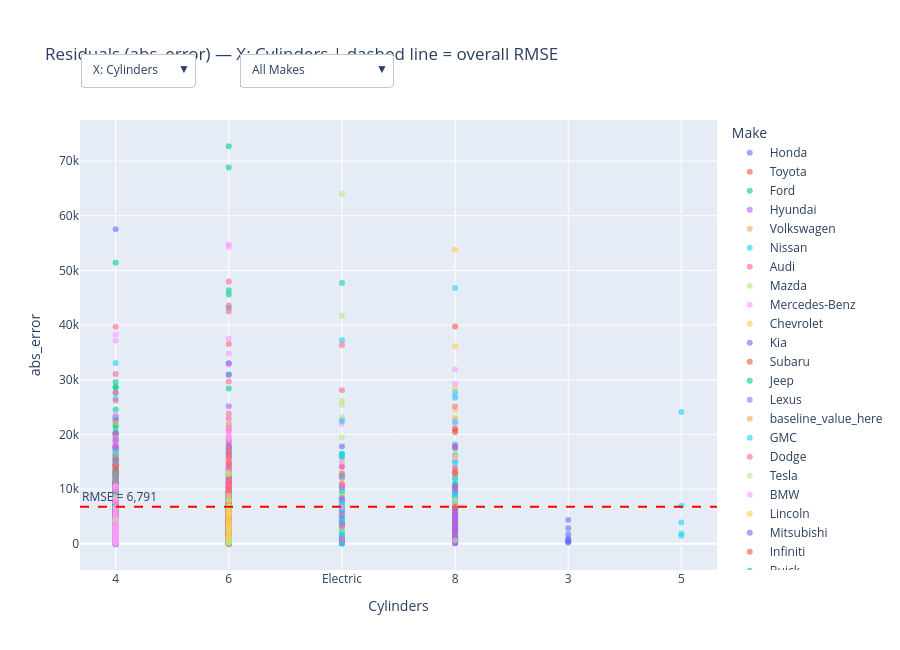

Notebook code for this chart:
### Code cell
import sys
if 'residual_dashboard' in sys.modules:
    del sys.modules['residual_dashboard']
from residual_dashboard import build_residual_dashboard

fig = build_residual_dashboard(
    df,
    x_options=["Cylinders", "Model", "mileage", "Body_Type", "Year"],
    error_col="abs_error"
)
fig.show()

### Figure 1 — Plotly figure (JSON) as saved in the notebook; plotly's stock layout.template omitted (floating-point values rounded to 4 significant figures; data arrays with more than 128 entries replaced by an {"elided": "..."} marker saying what was removed)
{"data": [{"marker": {"opacity": 0.6, "size": 6}, "mode": "markers", "name": "Honda", "type": "scatter", "x": {"elided": "360 str values"}, "y": {"elided": "360 float values"}}, {"marker": {"opacity": 0.6, "size": 6}, "mode": "markers", "name": "Toyota", "type": "scatter", "x": {"elided": "339 str values"}, "y": {"elided": "339 float values"}}, {"marker": {"opacity": 0.6, "size": 6}, "mode": "markers", "name": "Ford", "type": "scatter", "x": {"elided": "297 str values"}, "y": {"elided": "297 float values"}}, {"marker": {"opacity": 0.6, "size": 6}, "mode": "markers", "name": "Hyundai", "type": "scatter", "x": {"elided": "257 str values"}, "y": {"elided": "257 float values"}}, {"marker": {"opacity": 0.6, "size": 6}, "mode": "markers", "name": "Volkswagen", "type": "scatter", "x": {"elided": "250 str values"}, "y": {"elided": "250 float values"}}, {"marker": {"opacity": 0.6, "size": 6}, "mode": "markers", "name": "Nissan", "type": "scatter", "x": {"elided": "232 str values"}, "y": {"elided": "232 float values"}}, {"marker": {"opacity": 0.6, "size": 6}, "mode": "markers", "name": "Audi", "type": "scatter", "x": {"elided": "215 str values"}, "y": {"elided": "215 float values"}}, {"marker": {"opacity": 0.6, "size": 6}, "mode": "markers", "name": "Mazda", "type": "scatter", "x": {"elided": "210 str values"}, "y": {"elided": "210 float values"}}, {"marker": {"opacity": 0.6, "size": 6}, "mode": "markers", "name": "Mercedes-Benz", "type": "scatter", "x": {"elided": "197 str values"}, "y": {"elided": "197 float values"}}, {"marker": {"opacity": 0.6, "size": 6}, "mode": "markers", "name": "Chevrolet", "type": "scatter", "x": {"elided": "184 str values"}, "y": {"elided": "184 float values"}}, {"marker": {"opacity": 0.6, "size": 6}, "mode": "markers", "name": "Kia", "type": "scatter", "x": {"elided": "181 str values"}, "y": {"elided": "181 float values"}}, {"marker": {"opacity": 0.6, "size": 6}, "mode": "markers", "name": "Subaru", "type": "scatter", "x": {"elided": "168 str values"}, "y": {"elided": "168 float values"}}, {"marker": {"opacity": 0.6, "size": 6}, "mode": "markers", "name": "Jeep", "type": "scatter", "x": {"elided": "160 str values"}, "y": {"elided": "160 float values"}}, {"marker": {"opacity": 0.6, "size": 6}, "mode": "markers", "name": "Lexus", "type": "scatter", "x": {"elided": "148 str values"}, "y": {"elided": "148 float values"}}, {"marker": {"opacity": 0.6, "size": 6}, "mode": "markers", "name": "baseline_value_here", "type": "scatter", "x": {"elided": "145 str values"}, "y": {"elided": "145 float values"}}, {"marker": {"opacity": 0.6, "size": 6}, "mode": "markers", "name": "GMC", "type": "scatter", "x": {"elided": "130 str values"}, "y": {"elided": "130 float values"}}, {"marker": {"opacity": 0.6, "size": 6}, "mode": "markers", "name": "Dodge", "type": "scatter", "x": {"elided": "129 str values"}, "y": {"elided": "129 float values"}}, {"marker": {"opacity": 0.6, "size": 6}, "mode": "markers", "name": "Tesla", "type": "scatter", "x": ["Electric", "Electric", "Electric", "Electric", "Electric", "Electric", "Electric", "Electric", "Electric", "Electric", "Electric", "Electric", "Electric", "Electric", "Electric", "Electric", "Electric", "Electric", "Electric", "Electric", "Electric", "Electric", "Electric", "Electric", "Electric", "Electric", "Electric", "Electric", "Electric", "Electric", "Electric", "Electric", "Electric", "Electric", "Electric", "Electric", "Electric", "Electric", "Electric", "Electric", "Electric", "Electric", "Electric", "Electric", "Electric", "Electric", "Electric", "Electric", "Electric", "Electric", "Electric", "Electric", "Electric", "Electric", "Electric", "Electric", "Electric", "Electric", "Electric", "Electric", "Electric", "Electric", "Electric", "Electric", "Electric", "Electric", "Electric", "Electric", "Electric", "Electric", "Electric", "Electric", "Electric", "Electric", "Electric", "Electric", "Electric", "Electric", "Electric", "Electric", "Electric", "Electric", "Electric", "Electric", "Electric", "Electric", "Electric", "Electric", "Electric", "Electric", "Electric", "Electric", "Electric", "Electric", "Electric", "Electric", "Electric", "Electric", "Electric", "Electric", "Electric", "Electric", "Electric", "Electric", "Electric", "Electric", "Electric", "Electric", "Electric", "Electric", "Electric", "Electric", "Electric", "Electric", "Electric", "Electric", "Electric", "Electric", "Electric", "Electric", "Electric"], "y": [9741.0, 6853.0, 6988.0, 7121.0, 7754.0, 4659.0, 6585.0, 5969.0, 3959.0, 420.8, 10070.0, 5234.0, 3891.0, 7319.0, 6358.0, 7207.0, 1466.0, 8342.0, 8557.0, 1571.0, 1489.0, 6676.0, 2091.0, 7502.0, 7192.0, 2338.0, 9854.0, 7540.0, 2044.0, 5406.0, 1126.0, 3088.0, 1798.0, 1999.0, 4549.0, 4338.0, 3588.0, 3141.0, 7460.0, 7050.0, 10500.0, 2471.0, 19430.0, 3325.0, 8406.0, 1991.0, 5885.0, 5657.0, 2404.0, 8438.0, 6349.0, 3790.0, 3880.0, 8067.0, 5659.0, 15350.0, 2177.0, 25410.0, 41720.0, 23210.0, 5594.0, 526.7, 6202.0, 3179.0, 9369.0, 4157.0, 8829.0, 5598.0, 63990.0, 4341.0, 15260.0, 2517.0, 1582.0, 12510.0, 1088.0, 6707.0, 12380.0, 9140.0, 5220.0, 5152.0, 3570.0, 26200.0, 2222.0, 2003.0, 5775.0, 6448.0, 7424.0, 8884.0, 6365.0, 2645.0, 2460.0, 16530.0, 1489.0, 8854.0, 2957.0, 13120.0, 4355.0, 5392.0, 1011.0, 3237.0, 6627.0, 5347.0, 12270.0, 3039.0, 7438.0, 4749.0, 6013.0, 2152.0, 4975.0, 7201.0, 3680.0, 6669.0, 47770.0, 6633.0, 6330.0, 6921.0, 8113.0, 5564.0, 9964.0, 2685.0, 6626.0]}, {"marker": {"opacity": 0.6, "size": 6}, "mode": "markers", "name": "BMW", "type": "scatter", "x": ["4", "6", "4", "4", "4", "6", "4", "6", "4", "6", "4", "4", "4", "4", "6", "6", "6", "6", "4", "6", "Electric", "4", "4", "4", "6", "4", "6", "6", "6", "Electric", "4", "Electric", "6", "8", "4", "4", "4", "6", "Electric", "4", "4", "6", "4", "4", "8", "6", "6", "6", "4", "6", "4", "6", "4", "6", "6", "4", "4", "6", "4", "4", "4", "6", "6", "4", "4", "6", "6", "6", "6", "4", "4", "4", "4", "6", "6", "6", "4", "4", "4", "6", "4", "6", "6", "6", "6", "6", "6", "6", "6", "4", "4", "4", "4", "6", "6", "4", "6", "6", "4", "4", "4", "4", "6", "6", "8", "4", "4", "4", "4", "4", "4", "6", "6", "4", "4", "4", "6", "4", "4"], "y": [939.9, 1471.0, 1468.0, 9810.0, 1913.0, 19410.0, 959.2, 1650.0, 2500.0, 3812.0, 582.4, 7745.0, 23550.0, 5421.0, 7430.0, 6423.0, 3546.0, 5840.0, 2023.0, 7091.0, 14820.0, 2402.0, 5891.0, 2975.0, 6492.0, 2438.0, 7234.0, 4471.0, 1857, 6737.0, 1336.0, 1343.0, 4228.0, 29270.0, 1849.0, 398.8, 1697.0, 2570.0, 10240.0, 1103.0, 4069.0, 920.8, 7268.0, 1188.0, 7809.0, 205.1, 4704.0, 329.8, 144.1, 1020.0, 11810.0, 5024.0, 1534.0, 5695.0, 3288.0, 983.2, 1117.0, 13330.0, 2578.0, 5187.0, 4822.0, 1439.0, 2561.0, 1229.0, 442.3, 1994.0, 2854.0, 567.3, 447.3, 4806.0, 5186.0, 1836.0, 2432.0, 19960.0, 2934.0, 6785.0, 2791.0, 3793.0, 33.18, 2791.0, 1285.0, 3055.0, 2356.0, 9481.0, 7279.0, 1909.0, 1909.0, 1335.0, 19300.0, 234.7, 1566.0, 8629.0, 2957.0, 54790.0, 1049.0, 8268.0, 1399.0, 2752.0, 1530.0, 19470.0, 1036.0, 18490.0, 2612.0, 32720.0, 15760.0, 6780.0, 1492.0, 10420.0, 5155.0, 1515.0, 4716.0, 3304.0, 1909.0, 618.2, 4777.0, 830.6, 21000.0, 3735.0, 3935.0]}, {"marker": {"opacity": 0.6, "size": 6}, "mode": "markers", "name": "Lincoln", "type": "scatter", "x": ["6", "4", "4", "4", "4", "4", "4", "6", "4", "4", "6", "6", "6", "6", "4", "6", "4", "4", "4", "4", "4", "4", "4", "4", "6", "4", "4", "4", "6", "6", "4", "6", "4", "4", "6", "4", "6", "4", "4", "4", "4", "4", "4", "4", "4", "6", "4", "4", "6", "4", "4", "6", "6", "4", "4", "4", "6", "4", "6", "4", "4", "6", "4", "4", "6", "4", "6", "6", "6", "4", "6", "4", "4", "4", "4", "6", "4", "6", "6", "4", "6", "6", "6", "4", "6", "4", "4", "4", "4", "4", "4", "6", "6", "4", "4", "6", "4", "8", "6", "6", "4", "4", "4", "4", "4", "4", "4", "4", "4", "6", "6", "6", "6", "6", "4", "4"], "y": [1272.0, 9352.0, 6083.0, 5439.0, 3802.0, 2470.0, 2503.0, 1794.0, 1047.0, 5524.0, 1897.0, 2178.0, 3966.0, 75.52, 2612.0, 9183.0, 3802.0, 1551.0, 599.2, 5050.0, 3725.0, 1765.0, 2691.0, 3186.0, 3070.0, 1519.0, 6925.0, 2531.0, 1784.0, 4263.0, 2388.0, 1198.0, 3502.0, 1238.0, 1597.0, 897.8, 5292.0, 3983.0, 486.5, 2107.0, 914.9, 828.8, 5292.0, 293.6, 4030.0, 1475.0, 745.7, 6675.0, 1716.0, 564.7, 3447.0, 165.9, 4311.0, 2099.0, 7455.0, 467.3, 15360.0, 306.2, 2707.0, 10270.0, 1562.0, 3099.0, 2727.0, 1309.0, 4612.0, 327.6, 2174.0, 332.6, 402.1, 3011.0, 9613.0, 3596.0, 3502.0, 3676.0, 1244.0, 5659.0, 16510.0, 2318.0, 9613.0, 769.4, 1919.0, 9748.0, 3274.0, 4830.0, 6179.0, 2972.0, 6351.0, 826.4, 273.2, 374.6, 2962.0, 3323.0, 12860.0, 2090.0, 796.1, 2094.0, 1656.0, 15930.0, 988.3, 5371.0, 355.6, 4182.0, 1055.0, 2578.0, 1559.0, 2084.0, 492.6, 1678.0, 4466.0, 2629.0, 5445.0, 300.1, 4055.0, 1013.0, 2657.0, 1341.0]}, {"marker": {"opacity": 0.6, "size": 6}, "mode": "markers", "name": "Mitsubishi", "type": "scatter", "x": ["4", "3", "4", "4", "4", "4", "Electric", "4", "4", "4", "3", "4", "3", "4", "4", "3", "4", "Electric", "3", "4", "4", "4", "4", "4", "4", "4", "4", "4", "4", "4", "4", "4", "4", "4", "4", "4", "4", "4", "4", "3", "4", "4", "4", "4", "4", "4", "4", "4", "4", "4", "4", "4", "4", "4", "4", "4", "4", "4", "4", "4", "4", "4", "4", "4", "4", "4", "4", "Electric", "4", "4", "4", "4", "4", "4", "4", "4", "3", "4", "4", "Electric", "4", "4", "4", "4", "4", "4", "4", "4", "Electric", "4", "4", "4", "4", "4", "4", "4", "4", "4", "4", "4", "4", "4", "3", "4", "4", "4", "4", "4", "4", "4", "4"], "y": [1170.0, 1746.0, 8924.0, 2604.0, 247.8, 797.5, 3607.0, 1332.0, 1401.0, 815.6, 4355.0, 866.5, 429.7, 6864.0, 4373.0, 2850.0, 1560.0, 806.9, 232.8, 469.8, 2374.0, 537.9, 4991.0, 2883.0, 3591.0, 4606.0, 875.8, 538.6, 18.13, 270.3, 6187.0, 3249.0, 57550.0, 1470.0, 1268.0, 1969.0, 423.6, 1173.0, 2120.0, 972.1, 1276.0, 2552.0, 1203.0, 1571.0, 942.0, 2285.0, 7954.0, 3467.0, 2388.0, 543.6, 2508.0, 1335.0, 3422.0, 875, 4273.0, 2384.0, 1219.0, 1787.0, 1394.0, 397.2, 964.0, 2905.0, 764.2, 879.8, 4051.0, 4464.0, 1313.0, 231.6, 3685.0, 1956.0, 2293.0, 1131.0, 1769.0, 914.0, 1562.0, 3863.0, 433.7, 199.8, 1580.0, 4712.0, 19.36, 2261.0, 1027.0, 1466.0, 3598.0, 1818.0, 2587.0, 419.9, 112.3, 1862.0, 371.5, 2438.0, 1393.0, 965.0, 1054.0, 6461.0, 2173.0, 2332.0, 978.2, 639.2, 1260.0, 3940.0, 666.4, 1362.0, 255.6, 3088.0, 7151.0, 3506.0, 271.4, 2047.0, 687.0]}, {"marker": {"opacity": 0.6, "size": 6}, "mode": "markers", "name": "Infiniti", "type": "scatter", "x": ["6", "6", "8", "6", "4", "6", "6", "6", "4", "6", "6", "4", "6", "4", "6", "6", "6", "4", "6", "4", "4", "4", "4", "6", "4", "6", "8", "4", "6", "8", "6", "6", "6", "8", "4", "6", "4", "6", "6", "4", "6", "4", "8", "6", "6", "6", "6", "6", "6", "6", "4", "6", "8", "6", "6", "4", "6", "4", "4", "8", "4", "6", "6", "6", "4", "4", "4", "6", "4", "8", "6", "6", "8", "4", "8", "8", "8", "4", "8", "6", "8", "6", "6", "4", "8", "8", "4", "6", "6", "4", "8", "6", "6", "6", "4", "4", "8", "6", "6", "8", "6", "6", "6", "6", "6", "4", "4", "4", "6"], "y": [2678.0, 1479.0, 6464.0, 2610.0, 1818.0, 5888.0, 768.1, 11040.0, 2215.0, 984.7, 1336.0, 701.3, 2965.0, 548.2, 4293.0, 3602.0, 1881.0, 13030.0, 6004.0, 1851.0, 609.0, 1451.0, 375.6, 3106.0, 843.5, 1901.0, 4457.0, 360.1, 516.4, 5761.0, 2458.0, 427.2, 2031.0, 2344.0, 3370.0, 10280.0, 2657.0, 2098.0, 1517.0, 8332.0, 984.0, 2157.0, 434.3, 1422.0, 4128.0, 3626.0, 5266.0, 1727.0, 891.0, 986.7, 6539.0, 5139.0, 559.2, 32.44, 9568.0, 2227.0, 2017.0, 12790.0, 314.9, 12910.0, 1751.0, 3698.0, 3177.0, 7143.0, 922.6, 2993.0, 574.8, 5095.0, 13600.0, 2716.0, 5950.0, 1240.0, 10490.0, 2054.0, 21040.0, 3524.0, 6760.0, 564.5, 3532.0, 3455.0, 17670.0, 3426.0, 2499.0, 1116.0, 39750.0, 5392.0, 798.9, 438.5, 2185.0, 14170.0, 1112.0, 2031.0, 155.6, 433.5, 745.7, 1820.0, 20390.0, 339.1, 2044.0, 662.2, 2187.0, 1604.0, 1969.0, 161.1, 2471.0, 2660.0, 3773.0, 9177.0, 508.7]}, {"marker": {"opacity": 0.6, "size": 6}, "mode": "markers", "name": "Buick", "type": "scatter", "x": ["4", "4", "4", "4", "4", "4", "4", "4", "4", "4", "6", "4", "4", "4", "4", "4", "4", "4", "4", "4", "6", "4", "4", "4", "4", "4", "6", "4", "6", "4", "6", "6", "4", "4", "4", "4", "6", "4", "4", "4", "4", "4", "4", "4", "4", "4", "4", "6", "4", "4", "4", "4", "4", "4", "4", "4", "4", "6", "4", "4", "4", "6", "4", "4", "6", "4", "4", "4", "4", "4", "4", "6", "6", "4", "4", "4", "4", "4", "4", "4", "4", "4", "4", "6", "4", "4", "4", "4", "4", "4", "4", "4", "4", "6", "6", "6", "4", "4", "4", "4", "4", "4", "4", "4", "4", "4", "4", "4", "4"], "y": [359.6, 2079.0, 3725.0, 2097.0, 12050.0, 2915.0, 4931.0, 1535.0, 2304.0, 9336.0, 2417.0, 1376.0, 7.17, 2217.0, 1373.0, 6642.0, 3077.0, 3878.0, 1272.0, 1779.0, 2089.0, 879.5, 3060.0, 1838.0, 4805.0, 7012.0, 2373.0, 1729.0, 806.8, 174.5, 215.6, 380.3, 3137.0, 3788.0, 1493.0, 2629.0, 267.4, 2138.0, 3226.0, 516.3, 10160.0, 1292.0, 2067.0, 177.8, 1240.0, 6591.0, 1679.0, 1878.0, 7990.0, 4320.0, 1106.0, 2953.0, 1089.0, 4931.0, 8113.0, 3775.0, 2702.0, 1726.0, 5228.0, 5530.0, 311.5, 2734, 2579.0, 432.0, 9090.0, 1555.0, 4529.0, 236.7, 4397.0, 10840.0, 1703.0, 2261.0, 250.0, 8868.0, 5398.0, 3504.0, 15230.0, 2842.0, 2264.0, 1964.0, 12600.0, 1015.0, 3788.0, 5034.0, 174.8, 2599.0, 5873.0, 11410.0, 5047.0, 3894.0, 1653.0, 3029.0, 8489.0, 689.5, 153.0, 1879.0, 2339.0, 117.6, 1730.0, 469.9, 1521.0, 8432.0, 11340.0, 1806.0, 451.2, 2161.0, 1142.0, 1265.0, 6259.0]}, {"marker": {"opacity": 0.6, "size": 6}, "mode": "markers", "name": "Cadillac", "type": "scatter", "x": ["4", "4", "6", "4", "8", "4", "8", "4", "6", "8", "6", "Electric", "Electric", "Electric", "6", "4", "8", "4", "4", "4", "6", "8", "6", "4", "Electric", "4", "Electric", "Electric", "8", "6", "8", "4", "6", "4", "8", "6", "4", "4", "6", "8", "6", "4", "8", "8", "4", "4", "8", "4", "4", "Electric", "4", "6", "8", "6", "6", "6", "4", "4", "8", "8", "8", "Electric", "4", "8", "6", "6", "6", "8", "4", "6", "8", "4", "4", "8", "4", "4", "6", "4", "8", "Electric", "4", "6", "8", "Electric", "4", "4", "4", "4", "Electric", "4", "8", "4", "4", "Electric", "4", "6", "8", "4", "Electric", "8", "6", "6", "Electric", "8", "4", "6"], "y": [5293.0, 2595.0, 2239.0, 1561.0, 4473.0, 3084.0, 5239.0, 1515.0, 1168.0, 4882.0, 2752.0, 5403.0, 16030.0, 8355.0, 1385.0, 18970.0, 3192.0, 666.8, 1225.0, 4930.0, 1228.0, 211.4, 1376.0, 1940.0, 503.8, 301.9, 8032.0, 3639.0, 4748.0, 1660.0, 5067.0, 3461.0, 8312.0, 884.1, 4482.0, 5763.0, 17900.0, 2600.0, 7.219, 3073.0, 203.7, 2541.0, 4606.0, 3166.0, 5138.0, 545.8, 9641.0, 5372.0, 888.8, 3871.0, 2236.0, 2489.0, 1951.0, 5273.0, 4279.0, 2393.0, 923.7, 2733.0, 1104.0, 1347.0, 236.0, 7951.0, 2971.0, 10310.0, 110.5, 3553.0, 10340.0, 6107.0, 5156.0, 1703.0, 17820.0, 1342.0, 8585.0, 4480.0, 6870.0, 3135.0, 3898.0, 339.4, 2645.0, 1455.0, 88.44, 33000.0, 620.4, 6250.0, 812.1, 924.1, 4517.0, 4333.0, 6018.0, 5308.0, 5095.0, 1338.0, 1326.0, 10300.0, 1407.0, 905.0, 4221.0, 1342.0, 6787.0, 222.6, 2772.0, 2118.0, 12290.0, 88.17, 2240.0, 154.7]}, {"marker": {"opacity": 0.6, "size": 6}, "mode": "markers", "name": "Chrysler", "type": "scatter", "x": ["6", "6", "6", "6", "6", "6", "6", "6", "6", "6", "6", "6", "6", "6", "6", "6", "6", "6", "6", "6", "6", "6", "6", "6", "6", "6", "6", "6", "6", "6", "6", "6", "6", "6", "6", "6", "6", "6", "6", "6", "6", "6", "6", "6", "6", "6", "6", "6", "6", "6", "6", "6", "6", "6", "6", "6", "6", "6", "6", "6", "6", "6", "6", "6", "6", "6", "6", "6", "6", "6", "6", "6", "6", "6", "6", "6", "6", "6", "6", "6", "6", "6", "6", "6", "6", "6", "6", "6", "6", "6", "6", "6", "6", "6", "6"], "y": [2880.0, 1415.0, 2076.0, 1255.0, 4715.0, 5069.0, 1502.0, 1647.0, 2308.0, 3970.0, 5667.0, 563.1, 4838.0, 3618.0, 1978.0, 976.4, 4148.0, 7686.0, 87.42, 1155.0, 1997.0, 902.7, 2122.0, 4873.0, 5696.0, 1074.0, 1234.0, 196.5, 4606.0, 2186.0, 2614.0, 184.1, 615.4, 1106.0, 1196.0, 1469.0, 1216.0, 949.4, 5019.0, 317.3, 1861.0, 287.8, 47.62, 582.9, 2006.0, 1979.0, 135.6, 6018.0, 186.2, 1649.0, 2351.0, 2162.0, 5358.0, 1833.0, 7339.0, 135.6, 5409.0, 5997.0, 536.8, 2798.0, 184.1, 610.5, 1451.0, 686.2, 10500.0, 660.1, 846.2, 150.6, 1216.0, 1136.0, 283.6, 504.1, 135.6, 1574.0, 1764.0, 263.0, 528.2, 636.3, 976.4, 158.1, 5668.0, 6966.0, 682.5, 4452.0, 456.2, 1136.0, 7210.0, 6420.0, 1137.0, 1320.0, 7660.0, 976.4, 724.3, 1194.0, 4394.0]}, {"marker": {"opacity": 0.6, "size": 6}, "mode": "markers", "name": "Volvo", "type": "scatter", "x": ["4", "4", "4", "4", "Electric", "4", "4", "4", "4", "4", "4", "4", "6", "4", "4", "4", "4", "4", "4", "4", "6", "Electric", "4", "Electric", "4", "Electric", "Electric", "4", "4", "4", "4", "Electric", "Electric", "4", "4", "Electric", "4", "Electric", "Electric", "Electric", "5", "4", "4", "Electric", "4", "4", "4", "5", "Electric", "4", "4", "4", "6", "4", "4", "4", "5", "4", "4", "4", "4", "4", "4", "4", "4", "4", "4", "Electric", "4", "4", "Electric", "Electric", "Electric", "4", "Electric", "4", "4", "4", "5", "4", "6", "4", "4", "4", "4", "4", "4", "5", "4", "4", "4", "Electric"], "y": [6865.0, 5930.0, 3203.0, 1662.0, 16440.0, 11570.0, 16370.0, 593.6, 3318.0, 4601.0, 4133.0, 84.87, 1433.0, 217.2, 4408.0, 8498.0, 883.4, 569.9, 1038.0, 157.9, 2319.0, 6135.0, 9819.0, 9607.0, 6192.0, 340.2, 6651.0, 964.6, 8338.0, 8960.0, 1584.0, 2078.0, 7618.0, 4329.0, 1839.0, 22480.0, 5005, 126.9, 3185.0, 1425.0, 1462.0, 1625.0, 6048.0, 7009.0, 3469.0, 9957.0, 990.9, 24100.0, 16350.0, 2576.0, 4550.0, 1733.0, 206.1, 884.2, 4961.0, 6156.0, 3897.0, 5257.0, 516.3, 168.6, 2794.0, 1404.0, 2726.0, 9200.0, 4472.0, 544.3, 218.8, 16380.0, 1561.0, 9957.0, 15950.0, 12440.0, 490.7, 1102.0, 4200.0, 10170.0, 2332.0, 12910.0, 1871.0, 732.3, 459.7, 1043.0, 2173.0, 9360.0, 445.3, 901.5, 4679.0, 6955.0, 26530.0, 2059.0, 1613.0, 47710.0]}, {"marker": {"opacity": 0.6, "size": 6}, "mode": "markers", "name": "Porsche", "type": "scatter", "x": ["6", "6", "4", "6", "4", "4", "4", "4", "Electric", "4", "6", "6", "4", "4", "6", "6", "4", "4", "Electric", "Electric", "4", "6", "6", "4", "6", "4", "6", "4", "6", "Electric", "4", "6", "4", "6", "6", "4", "4", "6", "6", "4", "Electric", "4", "4", "6", "4", "4", "6", "4", "4", "4", "4", "6", "6", "4", "6", "6", "6", "6", "6", "4", "4", "4", "6", "4", "6", "Electric", "6", "4", "4", "6", "4", "4", "4", "4", "6", "6", "4", "4", "6", "4", "4", "4", "Electric", "6", "6", "4", "6", "4", "6", "6"], "y": [11670.0, 15690.0, 1976.0, 4075.0, 226.9, 2058.0, 1793.0, 4595.0, 12740.0, 2631.0, 2202.0, 3472.0, 9561.0, 9762.0, 9198.0, 6179.0, 20150.0, 5193.0, 3206.0, 14070.0, 11340.0, 597.7, 10250.0, 1528.0, 4380.0, 6096.0, 9547.0, 3268.0, 17370.0, 10720.0, 3335, 9319.0, 4408.0, 16600.0, 2044.0, 8482.0, 3201.0, 5189.0, 8201.0, 31070.0, 639.3, 5459.0, 14530.0, 9392.0, 7915.0, 1632.0, 5147.0, 941.4, 26200.0, 2878.0, 10480.0, 47980.0, 11090.0, 4836.0, 14720.0, 2662.0, 7250.0, 14140.0, 572.6, 2117.0, 7789.0, 5851.0, 9131.0, 39720.0, 7491.0, 36370.0, 2272.0, 1570.0, 2900.0, 10810.0, 12370.0, 27690.0, 1316.0, 15690.0, 15960.0, 3921.0, 2524.0, 6690.0, 4337.0, 5459.0, 5829.0, 5160.0, 28080.0, 3499.0, 2884.0, 2318.0, 11550.0, 5283.0, 8303.0, 10170.0]}, {"marker": {"opacity": 0.6, "size": 6}, "mode": "markers", "name": "Genesis", "type": "scatter", "x": ["4", "4", "6", "8", "6", "6", "4", "4", "4", "4", "6", "4", "4", "4", "4", "4", "4", "4", "4", "4", "6", "6", "4", "6", "6", "4", "4", "6", "6", "6", "4", "6", "6", "6", "4", "4", "6", "6", "4", "4", "6", "6", "4", "4", "4", "8", "4", "6", "4", "6", "4", "6", "4", "6", "4", "6", "4", "4", "4", "6", "4", "6", "6", "4", "4", "6", "4", "4", "4", "6", "6"], "y": [1592.0, 408.7, 3259.0, 587.0, 7995.0, 3790.0, 1107.0, 3964.0, 3250.0, 4883.0, 298.8, 3606.0, 4565.0, 3086.0, 4205.0, 774.8, 2739.0, 4554.0, 4327.0, 4016.0, 2554.0, 6671.0, 1882.0, 791.2, 6882.0, 2952.0, 4187.0, 240.9, 6409.0, 6862.0, 2175.0, 2954.0, 858.6, 6616.0, 1021.0, 4242.0, 8819.0, 3188.0, 1920.0, 468.6, 251.0, 7983.0, 3322.0, 3715.0, 8340.0, 8105.0, 452.7, 12710.0, 1287.0, 4115.0, 482.7, 6671.0, 2998.0, 2962.0, 2958.0, 2101.0, 2608.0, 1739.0, 2311.0, 5349.0, 8491.0, 5278.0, 708.9, 33.23, 2168.0, 6035.0, 4371.0, 6483.0, 1154.0, 1285.0, 846.3]}, {"marker": {"opacity": 0.6, "size": 6}, "mode": "markers", "name": "MINI", "type": "scatter", "x": ["4", "4", "4", "4", "4", "4", "4", "4", "4", "4", "4", "4", "4", "4", "4", "4", "4", "4", "4", "4", "4", "4", "4", "4", "4", "4", "4", "4", "4", "4", "4", "4", "4", "4", "4", "4", "4", "4", "4", "4", "4", "4", "Electric", "4", "4", "4", "4", "4", "4", "4", "4", "4", "4", "4", "4", "4"], "y": [3239.0, 6035.0, 2351.0, 43.96, 10620.0, 1238.0, 134.2, 1711.0, 1247.0, 5294.0, 2165.0, 1711.0, 1418.0, 3416.0, 415.1, 2665.0, 441.3, 4796.0, 2732.0, 2004.0, 1620.0, 1301.0, 1144.0, 1532.0, 3111.0, 8237.0, 2265.0, 1378.0, 7658.0, 9949.0, 43.41, 3416.0, 461.3, 2608.0, 2621.0, 264.6, 10530.0, 3197.0, 1173.0, 1051.0, 3258.0, 3718.0, 6659.0, 945.2, 398.0, 1616.0, 738.3, 6654.0, 568.1, 1156.0, 539.1, 3853.0, 5562.0, 441.9, 3148.0, 1492.0]}, {"marker": {"opacity": 0.6, "size": 6}, "mode": "markers", "name": "RAM", "type": "scatter", "x": ["6", "6", "6", "6", "6", "6", "6", "6", "6", "6", "6"], "y": [3618.0, 3722.0, 5179.0, 5526.0, 3249.0, 4570.0, 2475.0, 5918.0, 2110.0, 1119.0, 1389.0]}], "layout": {"annotations": [{"showarrow": false, "text": "RMSE = 6,791", "x": 0, "xanchor": "left", "xref": "x domain", "y": 6791.0, "yanchor": "bottom", "yref": "y"}], "height": 650, "legend": {"title": {"text": "Make"}}, "margin": {"t": 120}, "shapes": [{"line": {"color": "red", "dash": "dash"}, "type": "line", "x0": 0, "x1": 1, "xref": "x domain", "y0": 6791.0, "y1": 6791.0, "yref": "y"}], "title": {"text": "Residuals (abs_error) — X: Cylinders | dashed line = overall RMSE"}, "updatemenus": [{"active": 0, "buttons": [{"args": [{"x": {"elided": "30 rows, 4808 str values in total"}}], "label": "X: Cylinders", "method": "restyle"}, {"args": [{"x": {"elided": "30 rows, 4808 str values in total"}}], "label": "X: Model", "method": "restyle"}, {"args": [{"x": {"elided": "30 rows, 4808 int values in total"}}], "label": "X: mileage", "method": "restyle"}, {"args": [{"x": {"elided": "30 rows, 4808 str values in total"}}], "label": "X: Body_Type", "method": "restyle"}, {"args": [{"x": {"elided": "30 rows, 4808 int values in total"}}], "label": "X: Year", "method": "restyle"}], "direction": "down", "x": 0, "xanchor": "left", "y": 1.15, "yanchor": "top"}, {"active": 0, "buttons": [{"args": [{"visible": [true, true, true, true, true, true, true, true, true, true, true, true, true, true, true, true, true, true, true, true, true, true, true, true, true, true, true, true, true, true]}], "label": "All Makes", "method": "restyle"}, {"args": [{"visible": [true, false, false, false, false, false, false, false, false, false, false, false, false, false, false, false, false, false, false, false, false, false, false, false, false, false, false, false, false, false]}], "label": "Honda", "method": "restyle"}, {"args": [{"visible": [false, true, false, false, false, false, false, false, false, false, false, false, false, false, false, false, false, false, false, false, false, false, false, false, false, false, false, false, false, false]}], "label": "Toyota", "method": "restyle"}, {"args": [{"visible": [false, false, true, false, false, false, false, false, false, false, false, false, false, false, false, false, false, false, false, false, false, false, false, false, false, false, false, false, false, false]}], "label": "Ford", "method": "restyle"}, {"args": [{"visible": [false, false, false, true, false, false, false, false, false, false, false, false, false, false, false, false, false, false, false, false, false, false, false, false, false, false, false, false, false, false]}], "label": "Hyundai", "method": "restyle"}, {"args": [{"visible": [false, false, false, false, true, false, false, false, false, false, false, false, false, false, false, false, false, false, false, false, false, false, false, false, false, false, false, false, false, false]}], "label": "Volkswagen", "method": "restyle"}, {"args": [{"visible": [false, false, false, false, false, true, false, false, false, false, false, false, false, false, false, false, false, false, false, false, false, false, false, false, false, false, false, false, false, false]}], "label": "Nissan", "method": "restyle"}, {"args": [{"visible": [false, false, false, false, false, false, true, false, false, false, false, false, false, false, false, false, false, false, false, false, false, false, false, false, false, false, false, false, false, false]}], "label": "Audi", "method": "restyle"}, {"args": [{"visible": [false, false, false, false, false, false, false, true, false, false, false, false, false, false, false, false, false, false, false, false, false, false, false, false, false, false, false, false, false, false]}], "label": "Mazda", "method": "restyle"}, {"args": [{"visible": [false, false, false, false, false, false, false, false, true, false, false, false, false, false, false, false, false, false, false, false, false, false, false, false, false, false, false, false, false, false]}], "label": "Mercedes-Benz", "method": "restyle"}, {"args": [{"visible": [false, false, false, false, false, false, false, false, false, true, false, false, false, false, false, false, false, false, false, false, false, false, false, false, false, false, false, false, false, false]}], "label": "Chevrolet", "method": "restyle"}, {"args": [{"visible": [false, false, false, false, false, false, false, false, false, false, true, false, false, false, false, false, false, false, false, false, false, false, false, false, false, false, false, false, false, false]}], "label": "Kia", "method": "restyle"}, {"args": [{"visible": [false, false, false, false, false, false, false, false, false, false, false, true, false, false, false, false, false, false, false, false, false, false, false, false, false, false, false, false, false, false]}], "label": "Subaru", "method": "restyle"}, {"args": [{"visible": [false, false, false, false, false, false, false, false, false, false, false, false, true, false, false, false, false, false, false, false, false, false, false, false, false, false, false, false, false, false]}], "label": "Jeep", "method": "restyle"}, {"args": [{"visible": [false, false, false, false, false, false, false, false, false, false, false, false, false, true, false, false, false, false, false, false, false, false, false, false, false, false, false, false, false, false]}], "label": "Lexus", "method": "restyle"}, {"args": [{"visible": [false, false, false, false, false, false, false, false, false, false, false, false, false, false, true, false, false, false, false, false, false, false, false, false, false, false, false, false, false, false]}], "label": "baseline_value_here", "method": "restyle"}, {"args": [{"visible": [false, false, false, false, false, false, false, false, false, false, false, false, false, false, false, true, false, false, false, false, false, false, false, false, false, false, false, false, false, false]}], "label": "GMC", "method": "restyle"}, {"args": [{"visible": [false, false, false, false, false, false, false, false, false, false, false, false, false, false, false, false, true, false, false, false, false, false, false, false, false, false, false, false, false, false]}], "label": "Dodge", "method": "restyle"}, {"args": [{"visible": [false, false, false, false, false, false, false, false, false, false, false, false, false, false, false, false, false, true, false, false, false, false, false, false, false, false, false, false, false, false]}], "label": "Tesla", "method": "restyle"}, {"args": [{"visible": [false, false, false, false, false, false, false, false, false, false, false, false, false, false, false, false, false, false, true, false, false, false, false, false, false, false, false, false, false, false]}], "label": "BMW", "method": "restyle"}, {"args": [{"visible": [false, false, false, false, false, false, false, false, false, false, false, false, false, false, false, false, false, false, false, true, false, false, false, false, false, false, false, false, false, false]}], "label": "Lincoln", "method": "restyle"}, {"args": [{"visible": [false, false, false, false, false, false, false, false, false, false, false, false, false, false, false, false, false, false, false, false, true, false, false, false, false, false, false, false, false, false]}], "label": "Mitsubishi", "method": "restyle"}, {"args": [{"visible": [false, false, false, false, false, false, false, false, false, false, false, false, false, false, false, false, false, false, false, false, false, true, false, false, false, false, false, false, false, false]}], "label": "Infiniti", "method": "restyle"}, {"args": [{"visible": [false, false, false, false, false, false, false, false, false, false, false, false, false, false, false, false, false, false, false, false, false, false, true, false, false, false, false, false, false, false]}], "label": "Buick", "method": "restyle"}, {"args": [{"visible": [false, false, false, false, false, false, false, false, false, false, false, false, false, false, false, false, false, false, false, false, false, false, false, true, false, false, false, false, false, false]}], "label": "Cadillac", "method": "restyle"}, {"args": [{"visible": [false, false, false, false, false, false, false, false, false, false, false, false, false, false, false, false, false, false, false, false, false, false, false, false, true, false, false, false, false, false]}], "label": "Chrysler", "method": "restyle"}, {"args": [{"visible": [false, false, false, false, false, false, false, false, false, false, false, false, false, false, false, false, false, false, false, false, false, false, false, false, false, true, false, false, false, false]}], "label": "Volvo", "method": "restyle"}, {"args": [{"visible": [false, false, false, false, false, false, false, false, false, false, false, false, false, false, false, false, false, false, false, false, false, false, false, false, false, false, true, false, false, false]}], "label": "Porsche", "method": "restyle"}, {"args": [{"visible": [false, false, false, false, false, false, false, false, false, false, false, false, false, false, false, false, false, false, false, false, false, false, false, false, false, false, false, true, false, false]}], "label": "Genesis", "method": "restyle"}, {"args": [{"visible": [false, false, false, false, false, false, false, false, false, false, false, false, false, false, false, false, false, false, false, false, false, false, false, false, false, false, false, false, true, false]}], "label": "MINI", "method": "restyle"}, {"args": [{"visible": [false, false, false, false, false, false, false, false, false, false, false, false, false, false, false, false, false, false, false, false, false, false, false, false, false, false, false, false, false, true]}], "label": "RAM", "method": "restyle"}], "direction": "down", "x": 0.25, "xanchor": "left", "y": 1.15, "yanchor": "top"}], "xaxis": {"title": {"text": "Cylinders"}}, "yaxis": {"title": {"text": "abs_error"}}}}
